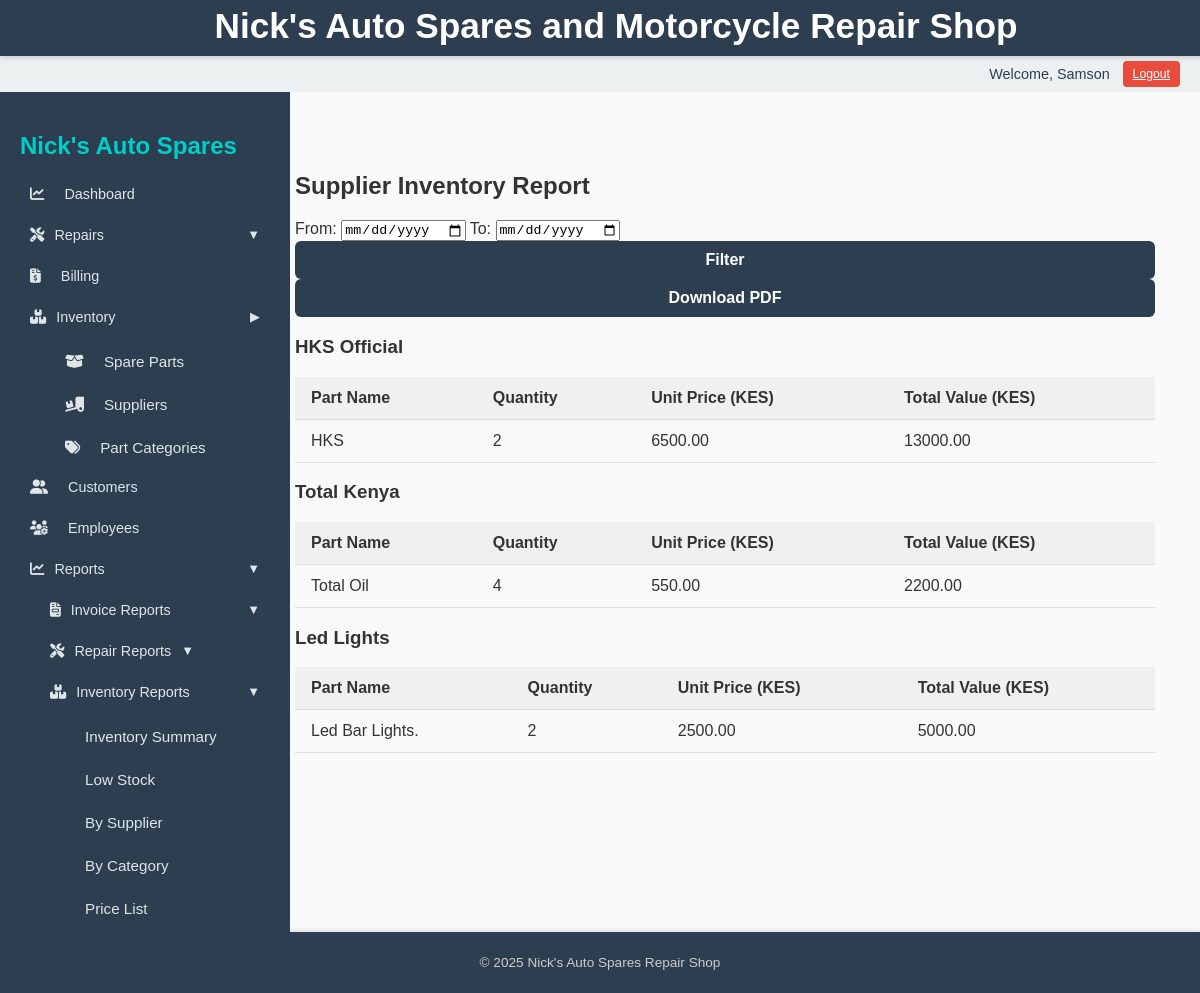
Before: /reports/inventory/supplier-inventory/ (signed in) with the older database file.
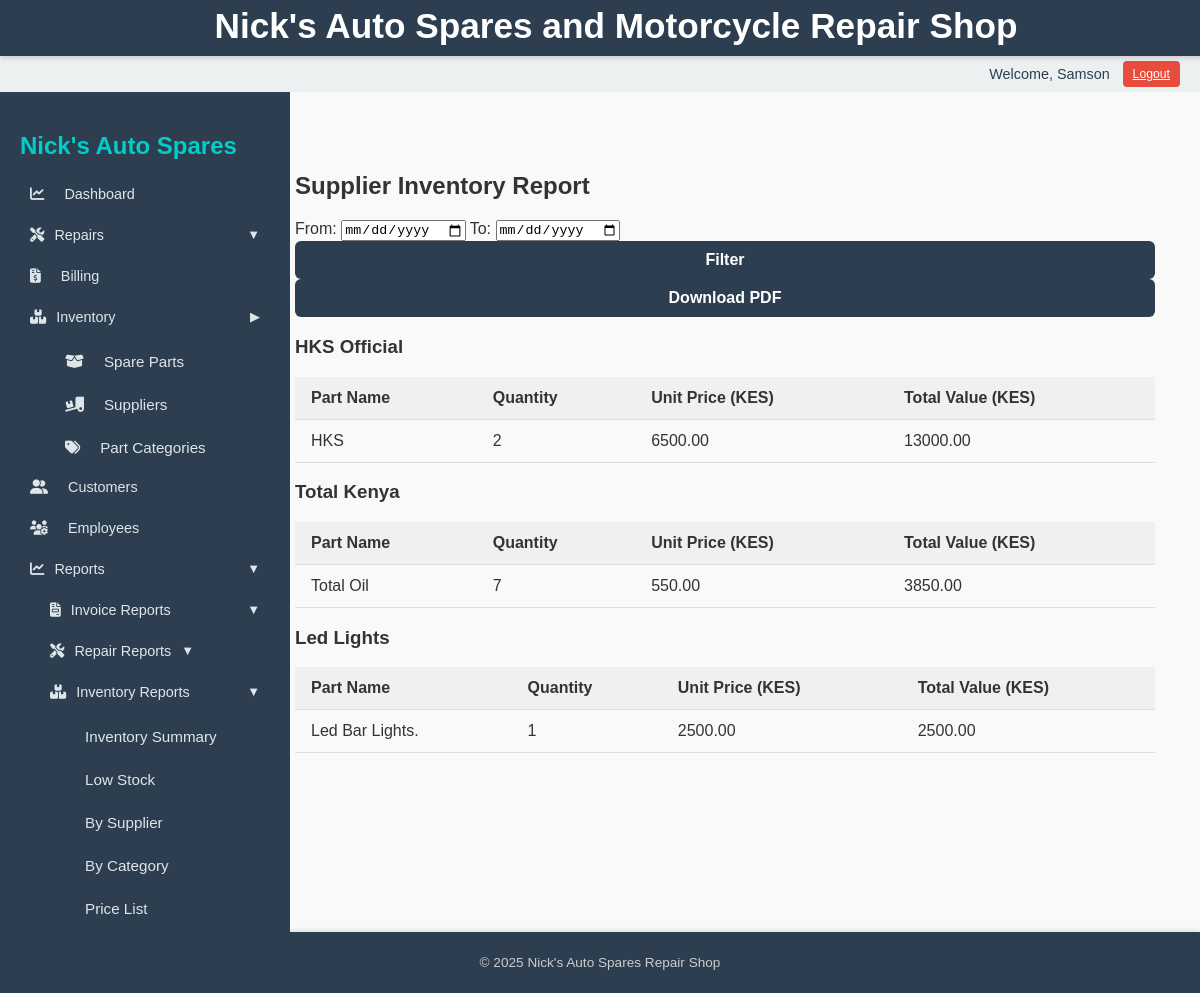
After: the same page with the newer database file.
### inventory/models.py (models this page shows, shortened)
class SparePart(models.Model):
    name = models.CharField(max_length=100)
    part_number = models.CharField(max_length=50, blank=True, null=True)
    category = models.ForeignKey(PartCategory, on_delete=models.SET_NULL, null=True, blank=True)
    quantity = models.PositiveIntegerField()
    price = models.DecimalField(max_digits=10, decimal_places=2)
    supplier = models.ForeignKey('Supplier', on_delete=models.SET_NULL, null=True, blank=True)
    date_added = models.DateTimeField(auto_now_add=True)
    procurement_cost = models.DecimalField(max_digits=10, decimal_places=2, default=0)

class Supplier(models.Model):
    name = models.CharField(max_length=100, unique=True)
    contact_person = models.CharField(max_length=100, blank=True, null=True)
    phone = models.CharField(max_length=20, blank=True, null=True)
    email = models.EmailField(blank=True, null=True)
    address = models.TextField(blank=True, null=True)

### reports/views.py (the view)
# urls.py: path("inventory/supplier-inventory/", views.supplier_inventory_report, name="supplier_inventory_report"),
@login_required
def supplier_inventory_report(request):
    from_date, to_date = parse_date_range(request)
    parts = SparePart.objects.select_related("supplier").all()
    if from_date:
        parts = parts.filter(date_added__date__gte=from_date)
    if to_date:
        parts = parts.filter(date_added__date__lte=to_date)
    supplier_parts = defaultdict(list)
    for part in parts:
        part.total_value = part.quantity * part.price
        supplier_name = part.supplier.name if part.supplier else "Unknown Supplier"
        supplier_parts[supplier_name].append(part)
    context = {
        "supplier_parts": dict(supplier_parts),
        "from_date": from_date,
        "to_date": to_date
    }
    if request.GET.get("format") == "pdf":
        return render_pdf_view(
            "reports/inventory_reports/supplier_inventory_report_pdf.html",
            context,
            "supplier-inventory.pdf"
        )
    return render(request, "reports/inventory_reports/supplier_inventory_report.html", context)

### reports/utils.py (called while the page is built)
def parse_date_range(request):
    from_date = request.GET.get("from")
    to_date = request.GET.get("to")
    try:
        from_date = datetime.datetime.strptime(from_date, "%Y-%m-%d").date() if from_date else None
        to_date = datetime.datetime.strptime(to_date, "%Y-%m-%d").date() if to_date else None
    except ValueError:
        from_date = to_date = None
    return from_date, to_date

### templates/reports/inventory_reports/supplier_inventory_report.html
{% extends "base_dashboard.html" %}
{% block content %}
<h2>Supplier Inventory Report</h2>
<form method="get">
    <label>From: <input type="date" name="from" value="{{ from_date }}"></label>
    <label>To: <input type="date" name="to" value="{{ to_date }}"></label>
    <button type="submit" class="btn">Filter</button>
    {% if supplier_parts %}
    <button type="submit" name="format" value="pdf" class="btn">Download PDF</button>
    {% endif %}
</form>
{% if supplier_parts %}
{% for supplier, parts in supplier_parts.items %}
    <h3>{{ supplier|default:"Unknown Supplier" }}</h3>
    <table class="styled-table">
        <thead>
            <tr>
                <th>Part Name</th>
                <th>Quantity</th>
                <th>Unit Price (KES)</th>
                <th>Total Value (KES)</th>
            </tr>
        </thead>
        <tbody>
            {% for part in parts %}
            <tr>
                <td>{{ part.name }}</td>
                <td>{{ part.quantity }}</td>
                <td>{{ part.price|floatformat:2 }}</td>
                <td>{{ part.total_value|floatformat:2 }}</td>
            </tr>
            {% endfor %}
        </tbody>
    </table>
{% endfor %}
{% else %}
<p>No inventory records found.</p>
{% endif %}
{% endblock %}

Changed rows visible on the page:
changed SparePart "Total Oil": quantity "4" → "7"; total_value "2200.00" → "3850.00"
changed SparePart "Led Bar Lights.": quantity "2" → "1"; total_value "5000.00" → "2500.00"
